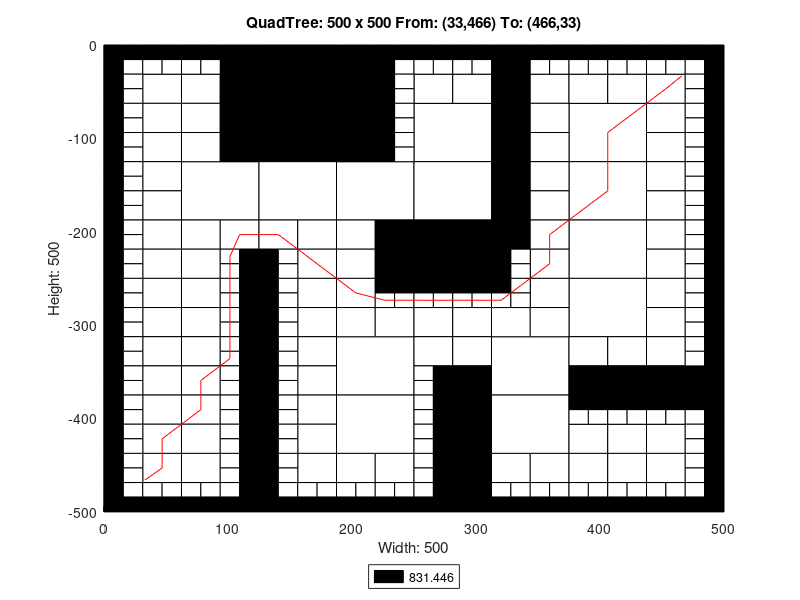

MATLAB code to generate this figure:
axis([0 500 -500 0]);
title('QuadTree: 500 x 500 From: (33,466) To: (466,33)');
xlabel('Width: 500');
ylabel('Height: 500');
rectangle('Position',[125 -62.5 62.5 62.5], 'FaceColor',[0 0 0]);
rectangle('Position',[125 -125 62.5 62.5], 'FaceColor',[0 0 0]);
rectangle('Position',[62.5 -187.5 62.5 62.5], 'FaceColor',[1 1 1]);
rectangle('Position',[125 -187.5 62.5 62.5], 'FaceColor',[1 1 1]);
rectangle('Position',[187.5 -187.5 62.5 62.5], 'FaceColor',[1 1 1]);
rectangle('Position',[250 -125 62.5 62.5], 'FaceColor',[1 1 1]);
rectangle('Position',[375 -125 62.5 62.5], 'FaceColor',[1 1 1]);
rectangle('Position',[250 -187.5 62.5 62.5], 'FaceColor',[1 1 1]);
rectangle('Position',[250 -250 62.5 62.5], 'FaceColor',[0 0 0]);
rectangle('Position',[375 -187.5 62.5 62.5], 'FaceColor',[1 1 1]);
rectangle('Position',[375 -250 62.5 62.5], 'FaceColor',[1 1 1]);
rectangle('Position',[187.5 -375 62.5 62.5], 'FaceColor',[1 1 1]);
rectangle('Position',[187.5 -437.5 62.5 62.5], 'FaceColor',[1 1 1]);
rectangle('Position',[312.5 -375 62.5 62.5], 'FaceColor',[1 1 1]);
rectangle('Position',[375 -312.5 62.5 62.5], 'FaceColor',[1 1 1]);
rectangle('Position',[312.5 -437.5 62.5 62.5], 'FaceColor',[1 1 1]);
rectangle('Position',[31.25 -62.5 31.25 31.25], 'FaceColor',[1 1 1]);
rectangle('Position',[93.75 -31.25 31.25 31.25], 'FaceColor',[0 0 0]);
rectangle('Position',[62.5 -62.5 31.25 31.25], 'FaceColor',[1 1 1]);
rectangle('Position',[93.75 -62.5 31.25 31.25], 'FaceColor',[0 0 0]);
rectangle('Position',[31.25 -93.75 31.25 31.25], 'FaceColor',[1 1 1]);
rectangle('Position',[31.25 -125 31.25 31.25], 'FaceColor',[1 1 1]);
rectangle('Position',[62.5 -93.75 31.25 31.25], 'FaceColor',[1 1 1]);
rectangle('Position',[93.75 -93.75 31.25 31.25], 'FaceColor',[0 0 0]);
rectangle('Position',[62.5 -125 31.25 31.25], 'FaceColor',[1 1 1]);
rectangle('Position',[93.75 -125 31.25 31.25], 'FaceColor',[0 0 0]);
rectangle('Position',[187.5 -31.25 31.25 31.25], 'FaceColor',[0 0 0]);
rectangle('Position',[187.5 -62.5 31.25 31.25], 'FaceColor',[0 0 0]);
rectangle('Position',[187.5 -93.75 31.25 31.25], 'FaceColor',[0 0 0]);
rectangle('Position',[187.5 -125 31.25 31.25], 'FaceColor',[0 0 0]);
rectangle('Position',[31.25 -156.25 31.25 31.25], 'FaceColor',[1 1 1]);
rectangle('Position',[31.25 -187.5 31.25 31.25], 'FaceColor',[1 1 1]);
rectangle('Position',[31.25 -218.75 31.25 31.25], 'FaceColor',[1 1 1]);
rectangle('Position',[31.25 -250 31.25 31.25], 'FaceColor',[1 1 1]);
rectangle('Position',[62.5 -218.75 31.25 31.25], 'FaceColor',[1 1 1]);
rectangle('Position',[93.75 -218.75 31.25 31.25], 'FaceColor',[1 1 1]);
rectangle('Position',[62.5 -250 31.25 31.25], 'FaceColor',[1 1 1]);
rectangle('Position',[125 -218.75 31.25 31.25], 'FaceColor',[1 1 1]);
rectangle('Position',[156.25 -218.75 31.25 31.25], 'FaceColor',[1 1 1]);
rectangle('Position',[156.25 -250 31.25 31.25], 'FaceColor',[1 1 1]);
rectangle('Position',[187.5 -218.75 31.25 31.25], 'FaceColor',[1 1 1]);
rectangle('Position',[218.75 -218.75 31.25 31.25], 'FaceColor',[0 0 0]);
rectangle('Position',[187.5 -250 31.25 31.25], 'FaceColor',[1 1 1]);
rectangle('Position',[218.75 -250 31.25 31.25], 'FaceColor',[0 0 0]);
rectangle('Position',[250 -62.5 31.25 31.25], 'FaceColor',[1 1 1]);
rectangle('Position',[281.25 -62.5 31.25 31.25], 'FaceColor',[1 1 1]);
rectangle('Position',[312.5 -31.25 31.25 31.25], 'FaceColor',[0 0 0]);
rectangle('Position',[312.5 -62.5 31.25 31.25], 'FaceColor',[0 0 0]);
rectangle('Position',[343.75 -62.5 31.25 31.25], 'FaceColor',[1 1 1]);
rectangle('Position',[312.5 -93.75 31.25 31.25], 'FaceColor',[0 0 0]);
rectangle('Position',[343.75 -93.75 31.25 31.25], 'FaceColor',[1 1 1]);
rectangle('Position',[312.5 -125 31.25 31.25], 'FaceColor',[0 0 0]);
rectangle('Position',[343.75 -125 31.25 31.25], 'FaceColor',[1 1 1]);
rectangle('Position',[375 -62.5 31.25 31.25], 'FaceColor',[1 1 1]);
rectangle('Position',[406.25 -62.5 31.25 31.25], 'FaceColor',[1 1 1]);
rectangle('Position',[437.5 -62.5 31.25 31.25], 'FaceColor',[1 1 1]);
rectangle('Position',[437.5 -93.75 31.25 31.25], 'FaceColor',[1 1 1]);
rectangle('Position',[437.5 -125 31.25 31.25], 'FaceColor',[1 1 1]);
rectangle('Position',[312.5 -156.25 31.25 31.25], 'FaceColor',[0 0 0]);
rectangle('Position',[343.75 -156.25 31.25 31.25], 'FaceColor',[1 1 1]);
rectangle('Position',[312.5 -187.5 31.25 31.25], 'FaceColor',[0 0 0]);
rectangle('Position',[343.75 -187.5 31.25 31.25], 'FaceColor',[1 1 1]);
rectangle('Position',[312.5 -218.75 31.25 31.25], 'FaceColor',[0 0 0]);
rectangle('Position',[343.75 -218.75 31.25 31.25], 'FaceColor',[1 1 1]);
rectangle('Position',[343.75 -250 31.25 31.25], 'FaceColor',[1 1 1]);
rectangle('Position',[437.5 -156.25 31.25 31.25], 'FaceColor',[1 1 1]);
rectangle('Position',[437.5 -187.5 31.25 31.25], 'FaceColor',[1 1 1]);
rectangle('Position',[437.5 -218.75 31.25 31.25], 'FaceColor',[1 1 1]);
rectangle('Position',[437.5 -250 31.25 31.25], 'FaceColor',[1 1 1]);
rectangle('Position',[31.25 -281.25 31.25 31.25], 'FaceColor',[1 1 1]);
rectangle('Position',[31.25 -312.5 31.25 31.25], 'FaceColor',[1 1 1]);
rectangle('Position',[62.5 -281.25 31.25 31.25], 'FaceColor',[1 1 1]);
rectangle('Position',[62.5 -312.5 31.25 31.25], 'FaceColor',[1 1 1]);
rectangle('Position',[31.25 -343.75 31.25 31.25], 'FaceColor',[1 1 1]);
rectangle('Position',[31.25 -375 31.25 31.25], 'FaceColor',[1 1 1]);
rectangle('Position',[62.5 -343.75 31.25 31.25], 'FaceColor',[1 1 1]);
rectangle('Position',[62.5 -375 31.25 31.25], 'FaceColor',[1 1 1]);
rectangle('Position',[156.25 -281.25 31.25 31.25], 'FaceColor',[1 1 1]);
rectangle('Position',[156.25 -312.5 31.25 31.25], 'FaceColor',[1 1 1]);
rectangle('Position',[187.5 -281.25 31.25 31.25], 'FaceColor',[1 1 1]);
rectangle('Position',[187.5 -312.5 31.25 31.25], 'FaceColor',[1 1 1]);
rectangle('Position',[218.75 -312.5 31.25 31.25], 'FaceColor',[1 1 1]);
rectangle('Position',[156.25 -343.75 31.25 31.25], 'FaceColor',[1 1 1]);
rectangle('Position',[156.25 -375 31.25 31.25], 'FaceColor',[1 1 1]);
rectangle('Position',[31.25 -406.25 31.25 31.25], 'FaceColor',[1 1 1]);
rectangle('Position',[31.25 -437.5 31.25 31.25], 'FaceColor',[1 1 1]);
rectangle('Position',[62.5 -406.25 31.25 31.25], 'FaceColor',[1 1 1]);
rectangle('Position',[62.5 -437.5 31.25 31.25], 'FaceColor',[1 1 1]);
rectangle('Position',[31.25 -468.75 31.25 31.25], 'FaceColor',[1 1 1]);
rectangle('Position',[62.5 -468.75 31.25 31.25], 'FaceColor',[1 1 1]);
rectangle('Position',[156.25 -406.25 31.25 31.25], 'FaceColor',[1 1 1]);
rectangle('Position',[156.25 -437.5 31.25 31.25], 'FaceColor',[1 1 1]);
rectangle('Position',[156.25 -468.75 31.25 31.25], 'FaceColor',[1 1 1]);
rectangle('Position',[187.5 -468.75 31.25 31.25], 'FaceColor',[1 1 1]);
rectangle('Position',[218.75 -468.75 31.25 31.25], 'FaceColor',[1 1 1]);
rectangle('Position',[250 -312.5 31.25 31.25], 'FaceColor',[1 1 1]);
rectangle('Position',[281.25 -312.5 31.25 31.25], 'FaceColor',[1 1 1]);
rectangle('Position',[343.75 -281.25 31.25 31.25], 'FaceColor',[1 1 1]);
rectangle('Position',[312.5 -312.5 31.25 31.25], 'FaceColor',[1 1 1]);
rectangle('Position',[343.75 -312.5 31.25 31.25], 'FaceColor',[1 1 1]);
rectangle('Position',[250 -343.75 31.25 31.25], 'FaceColor',[1 1 1]);
rectangle('Position',[281.25 -343.75 31.25 31.25], 'FaceColor',[1 1 1]);
rectangle('Position',[281.25 -375 31.25 31.25], 'FaceColor',[0 0 0]);
rectangle('Position',[437.5 -281.25 31.25 31.25], 'FaceColor',[1 1 1]);
rectangle('Position',[437.5 -312.5 31.25 31.25], 'FaceColor',[1 1 1]);
rectangle('Position',[375 -343.75 31.25 31.25], 'FaceColor',[1 1 1]);
rectangle('Position',[406.25 -343.75 31.25 31.25], 'FaceColor',[1 1 1]);
rectangle('Position',[375 -375 31.25 31.25], 'FaceColor',[0 0 0]);
rectangle('Position',[406.25 -375 31.25 31.25], 'FaceColor',[0 0 0]);
rectangle('Position',[437.5 -343.75 31.25 31.25], 'FaceColor',[1 1 1]);
rectangle('Position',[437.5 -375 31.25 31.25], 'FaceColor',[0 0 0]);
rectangle('Position',[468.75 -375 31.25 31.25], 'FaceColor',[0 0 0]);
rectangle('Position',[281.25 -406.25 31.25 31.25], 'FaceColor',[0 0 0]);
rectangle('Position',[281.25 -437.5 31.25 31.25], 'FaceColor',[0 0 0]);
rectangle('Position',[281.25 -468.75 31.25 31.25], 'FaceColor',[0 0 0]);
rectangle('Position',[281.25 -500 31.25 31.25], 'FaceColor',[0 0 0]);
rectangle('Position',[312.5 -468.75 31.25 31.25], 'FaceColor',[1 1 1]);
rectangle('Position',[343.75 -468.75 31.25 31.25], 'FaceColor',[1 1 1]);
rectangle('Position',[375 -437.5 31.25 31.25], 'FaceColor',[1 1 1]);
rectangle('Position',[406.25 -437.5 31.25 31.25], 'FaceColor',[1 1 1]);
rectangle('Position',[437.5 -437.5 31.25 31.25], 'FaceColor',[1 1 1]);
rectangle('Position',[375 -468.75 31.25 31.25], 'FaceColor',[1 1 1]);
rectangle('Position',[406.25 -468.75 31.25 31.25], 'FaceColor',[1 1 1]);
rectangle('Position',[437.5 -468.75 31.25 31.25], 'FaceColor',[1 1 1]);
rectangle('Position',[0 -15.625 15.625 15.625], 'FaceColor',[0 0 0]);
rectangle('Position',[15.625 -15.625 15.625 15.625], 'FaceColor',[0 0 0]);
rectangle('Position',[0 -31.25 15.625 15.625], 'FaceColor',[0 0 0]);
rectangle('Position',[15.625 -31.25 15.625 15.625], 'FaceColor',[1 1 1]);
rectangle('Position',[31.25 -15.625 15.625 15.625], 'FaceColor',[0 0 0]);
rectangle('Position',[46.875 -15.625 15.625 15.625], 'FaceColor',[0 0 0]);
rectangle('Position',[31.25 -31.25 15.625 15.625], 'FaceColor',[1 1 1]);
rectangle('Position',[46.875 -31.25 15.625 15.625], 'FaceColor',[1 1 1]);
rectangle('Position',[0 -46.875 15.625 15.625], 'FaceColor',[0 0 0]);
rectangle('Position',[15.625 -46.875 15.625 15.625], 'FaceColor',[1 1 1]);
rectangle('Position',[0 -62.5 15.625 15.625], 'FaceColor',[0 0 0]);
rectangle('Position',[15.625 -62.5 15.625 15.625], 'FaceColor',[1 1 1]);
rectangle('Position',[62.5 -15.625 15.625 15.625], 'FaceColor',[0 0 0]);
rectangle('Position',[78.125 -15.625 15.625 15.625], 'FaceColor',[0 0 0]);
rectangle('Position',[62.5 -31.25 15.625 15.625], 'FaceColor',[1 1 1]);
rectangle('Position',[78.125 -31.25 15.625 15.625], 'FaceColor',[1 1 1]);
rectangle('Position',[0 -78.125 15.625 15.625], 'FaceColor',[0 0 0]);
rectangle('Position',[15.625 -78.125 15.625 15.625], 'FaceColor',[1 1 1]);
rectangle('Position',[0 -93.75 15.625 15.625], 'FaceColor',[0 0 0]);
rectangle('Position',[15.625 -93.75 15.625 15.625], 'FaceColor',[1 1 1]);
rectangle('Position',[0 -109.375 15.625 15.625], 'FaceColor',[0 0 0]);
rectangle('Position',[15.625 -109.375 15.625 15.625], 'FaceColor',[1 1 1]);
rectangle('Position',[0 -125 15.625 15.625], 'FaceColor',[0 0 0]);
rectangle('Position',[15.625 -125 15.625 15.625], 'FaceColor',[1 1 1]);
rectangle('Position',[218.75 -15.625 15.625 15.625], 'FaceColor',[0 0 0]);
rectangle('Position',[234.375 -15.625 15.625 15.625], 'FaceColor',[0 0 0]);
rectangle('Position',[218.75 -31.25 15.625 15.625], 'FaceColor',[0 0 0]);
rectangle('Position',[234.375 -31.25 15.625 15.625], 'FaceColor',[1 1 1]);
rectangle('Position',[218.75 -46.875 15.625 15.625], 'FaceColor',[0 0 0]);
rectangle('Position',[234.375 -46.875 15.625 15.625], 'FaceColor',[1 1 1]);
rectangle('Position',[218.75 -62.5 15.625 15.625], 'FaceColor',[0 0 0]);
rectangle('Position',[234.375 -62.5 15.625 15.625], 'FaceColor',[1 1 1]);
rectangle('Position',[218.75 -78.125 15.625 15.625], 'FaceColor',[0 0 0]);
rectangle('Position',[234.375 -78.125 15.625 15.625], 'FaceColor',[1 1 1]);
rectangle('Position',[218.75 -93.75 15.625 15.625], 'FaceColor',[0 0 0]);
rectangle('Position',[234.375 -93.75 15.625 15.625], 'FaceColor',[1 1 1]);
rectangle('Position',[218.75 -109.375 15.625 15.625], 'FaceColor',[0 0 0]);
rectangle('Position',[234.375 -109.375 15.625 15.625], 'FaceColor',[1 1 1]);
rectangle('Position',[218.75 -125 15.625 15.625], 'FaceColor',[0 0 0]);
rectangle('Position',[234.375 -125 15.625 15.625], 'FaceColor',[1 1 1]);
rectangle('Position',[0 -140.625 15.625 15.625], 'FaceColor',[0 0 0]);
rectangle('Position',[15.625 -140.625 15.625 15.625], 'FaceColor',[1 1 1]);
rectangle('Position',[0 -156.25 15.625 15.625], 'FaceColor',[0 0 0]);
rectangle('Position',[15.625 -156.25 15.625 15.625], 'FaceColor',[1 1 1]);
rectangle('Position',[0 -171.875 15.625 15.625], 'FaceColor',[0 0 0]);
rectangle('Position',[15.625 -171.875 15.625 15.625], 'FaceColor',[1 1 1]);
rectangle('Position',[0 -187.5 15.625 15.625], 'FaceColor',[0 0 0]);
rectangle('Position',[15.625 -187.5 15.625 15.625], 'FaceColor',[1 1 1]);
rectangle('Position',[0 -203.125 15.625 15.625], 'FaceColor',[0 0 0]);
rectangle('Position',[15.625 -203.125 15.625 15.625], 'FaceColor',[1 1 1]);
rectangle('Position',[0 -218.75 15.625 15.625], 'FaceColor',[0 0 0]);
rectangle('Position',[15.625 -218.75 15.625 15.625], 'FaceColor',[1 1 1]);
rectangle('Position',[0 -234.375 15.625 15.625], 'FaceColor',[0 0 0]);
rectangle('Position',[15.625 -234.375 15.625 15.625], 'FaceColor',[1 1 1]);
rectangle('Position',[0 -250 15.625 15.625], 'FaceColor',[0 0 0]);
rectangle('Position',[15.625 -250 15.625 15.625], 'FaceColor',[1 1 1]);
rectangle('Position',[93.75 -234.375 15.625 15.625], 'FaceColor',[1 1 1]);
rectangle('Position',[109.375 -234.375 15.625 15.625], 'FaceColor',[0 0 0]);
rectangle('Position',[93.75 -250 15.625 15.625], 'FaceColor',[1 1 1]);
rectangle('Position',[109.375 -250 15.625 15.625], 'FaceColor',[0 0 0]);
rectangle('Position',[125 -234.375 15.625 15.625], 'FaceColor',[0 0 0]);
rectangle('Position',[140.625 -234.375 15.625 15.625], 'FaceColor',[1 1 1]);
rectangle('Position',[125 -250 15.625 15.625], 'FaceColor',[0 0 0]);
rectangle('Position',[140.625 -250 15.625 15.625], 'FaceColor',[1 1 1]);
rectangle('Position',[250 -15.625 15.625 15.625], 'FaceColor',[0 0 0]);
rectangle('Position',[265.625 -15.625 15.625 15.625], 'FaceColor',[0 0 0]);
rectangle('Position',[250 -31.25 15.625 15.625], 'FaceColor',[1 1 1]);
rectangle('Position',[265.625 -31.25 15.625 15.625], 'FaceColor',[1 1 1]);
rectangle('Position',[281.25 -15.625 15.625 15.625], 'FaceColor',[0 0 0]);
rectangle('Position',[296.875 -15.625 15.625 15.625], 'FaceColor',[0 0 0]);
rectangle('Position',[281.25 -31.25 15.625 15.625], 'FaceColor',[1 1 1]);
rectangle('Position',[296.875 -31.25 15.625 15.625], 'FaceColor',[1 1 1]);
rectangle('Position',[343.75 -15.625 15.625 15.625], 'FaceColor',[0 0 0]);
rectangle('Position',[359.375 -15.625 15.625 15.625], 'FaceColor',[0 0 0]);
rectangle('Position',[343.75 -31.25 15.625 15.625], 'FaceColor',[1 1 1]);
rectangle('Position',[359.375 -31.25 15.625 15.625], 'FaceColor',[1 1 1]);
rectangle('Position',[375 -15.625 15.625 15.625], 'FaceColor',[0 0 0]);
rectangle('Position',[390.625 -15.625 15.625 15.625], 'FaceColor',[0 0 0]);
rectangle('Position',[375 -31.25 15.625 15.625], 'FaceColor',[1 1 1]);
rectangle('Position',[390.625 -31.25 15.625 15.625], 'FaceColor',[1 1 1]);
rectangle('Position',[406.25 -15.625 15.625 15.625], 'FaceColor',[0 0 0]);
rectangle('Position',[421.875 -15.625 15.625 15.625], 'FaceColor',[0 0 0]);
rectangle('Position',[406.25 -31.25 15.625 15.625], 'FaceColor',[1 1 1]);
rectangle('Position',[421.875 -31.25 15.625 15.625], 'FaceColor',[1 1 1]);
rectangle('Position',[437.5 -15.625 15.625 15.625], 'FaceColor',[0 0 0]);
rectangle('Position',[453.125 -15.625 15.625 15.625], 'FaceColor',[0 0 0]);
rectangle('Position',[437.5 -31.25 15.625 15.625], 'FaceColor',[1 1 1]);
rectangle('Position',[453.125 -31.25 15.625 15.625], 'FaceColor',[1 1 1]);
rectangle('Position',[468.75 -15.625 15.625 15.625], 'FaceColor',[0 0 0]);
rectangle('Position',[484.375 -15.625 15.625 15.625], 'FaceColor',[0 0 0]);
rectangle('Position',[468.75 -31.25 15.625 15.625], 'FaceColor',[1 1 1]);
rectangle('Position',[484.375 -31.25 15.625 15.625], 'FaceColor',[0 0 0]);
rectangle('Position',[468.75 -46.875 15.625 15.625], 'FaceColor',[1 1 1]);
rectangle('Position',[484.375 -46.875 15.625 15.625], 'FaceColor',[0 0 0]);
rectangle('Position',[468.75 -62.5 15.625 15.625], 'FaceColor',[1 1 1]);
rectangle('Position',[484.375 -62.5 15.625 15.625], 'FaceColor',[0 0 0]);
rectangle('Position',[468.75 -78.125 15.625 15.625], 'FaceColor',[1 1 1]);
rectangle('Position',[484.375 -78.125 15.625 15.625], 'FaceColor',[0 0 0]);
rectangle('Position',[468.75 -93.75 15.625 15.625], 'FaceColor',[1 1 1]);
rectangle('Position',[484.375 -93.75 15.625 15.625], 'FaceColor',[0 0 0]);
rectangle('Position',[468.75 -109.375 15.625 15.625], 'FaceColor',[1 1 1]);
rectangle('Position',[484.375 -109.375 15.625 15.625], 'FaceColor',[0 0 0]);
rectangle('Position',[468.75 -125 15.625 15.625], 'FaceColor',[1 1 1]);
rectangle('Position',[484.375 -125 15.625 15.625], 'FaceColor',[0 0 0]);
rectangle('Position',[312.5 -234.375 15.625 15.625], 'FaceColor',[0 0 0]);
rectangle('Position',[328.125 -234.375 15.625 15.625], 'FaceColor',[1 1 1]);
rectangle('Position',[312.5 -250 15.625 15.625], 'FaceColor',[0 0 0]);
rectangle('Position',[328.125 -250 15.625 15.625], 'FaceColor',[1 1 1]);
rectangle('Position',[468.75 -140.625 15.625 15.625], 'FaceColor',[1 1 1]);
rectangle('Position',[484.375 -140.625 15.625 15.625], 'FaceColor',[0 0 0]);
rectangle('Position',[468.75 -156.25 15.625 15.625], 'FaceColor',[1 1 1]);
rectangle('Position',[484.375 -156.25 15.625 15.625], 'FaceColor',[0 0 0]);
rectangle('Position',[468.75 -171.875 15.625 15.625], 'FaceColor',[1 1 1]);
rectangle('Position',[484.375 -171.875 15.625 15.625], 'FaceColor',[0 0 0]);
rectangle('Position',[468.75 -187.5 15.625 15.625], 'FaceColor',[1 1 1]);
rectangle('Position',[484.375 -187.5 15.625 15.625], 'FaceColor',[0 0 0]);
rectangle('Position',[468.75 -203.125 15.625 15.625], 'FaceColor',[1 1 1]);
rectangle('Position',[484.375 -203.125 15.625 15.625], 'FaceColor',[0 0 0]);
rectangle('Position',[468.75 -218.75 15.625 15.625], 'FaceColor',[1 1 1]);
rectangle('Position',[484.375 -218.75 15.625 15.625], 'FaceColor',[0 0 0]);
rectangle('Position',[468.75 -234.375 15.625 15.625], 'FaceColor',[1 1 1]);
rectangle('Position',[484.375 -234.375 15.625 15.625], 'FaceColor',[0 0 0]);
rectangle('Position',[468.75 -250 15.625 15.625], 'FaceColor',[1 1 1]);
rectangle('Position',[484.375 -250 15.625 15.625], 'FaceColor',[0 0 0]);
rectangle('Position',[0 -265.625 15.625 15.625], 'FaceColor',[0 0 0]);
rectangle('Position',[15.625 -265.625 15.625 15.625], 'FaceColor',[1 1 1]);
rectangle('Position',[0 -281.25 15.625 15.625], 'FaceColor',[0 0 0]);
rectangle('Position',[15.625 -281.25 15.625 15.625], 'FaceColor',[1 1 1]);
rectangle('Position',[0 -296.875 15.625 15.625], 'FaceColor',[0 0 0]);
rectangle('Position',[15.625 -296.875 15.625 15.625], 'FaceColor',[1 1 1]);
rectangle('Position',[0 -312.5 15.625 15.625], 'FaceColor',[0 0 0]);
rectangle('Position',[15.625 -312.5 15.625 15.625], 'FaceColor',[1 1 1]);
rectangle('Position',[93.75 -265.625 15.625 15.625], 'FaceColor',[1 1 1]);
rectangle('Position',[109.375 -265.625 15.625 15.625], 'FaceColor',[0 0 0]);
rectangle('Position',[93.75 -281.25 15.625 15.625], 'FaceColor',[1 1 1]);
rectangle('Position',[109.375 -281.25 15.625 15.625], 'FaceColor',[0 0 0]);
rectangle('Position',[93.75 -296.875 15.625 15.625], 'FaceColor',[1 1 1]);
rectangle('Position',[109.375 -296.875 15.625 15.625], 'FaceColor',[0 0 0]);
rectangle('Position',[93.75 -312.5 15.625 15.625], 'FaceColor',[1 1 1]);
rectangle('Position',[109.375 -312.5 15.625 15.625], 'FaceColor',[0 0 0]);
rectangle('Position',[0 -328.125 15.625 15.625], 'FaceColor',[0 0 0]);
rectangle('Position',[15.625 -328.125 15.625 15.625], 'FaceColor',[1 1 1]);
rectangle('Position',[0 -343.75 15.625 15.625], 'FaceColor',[0 0 0]);
rectangle('Position',[15.625 -343.75 15.625 15.625], 'FaceColor',[1 1 1]);
rectangle('Position',[0 -359.375 15.625 15.625], 'FaceColor',[0 0 0]);
rectangle('Position',[15.625 -359.375 15.625 15.625], 'FaceColor',[1 1 1]);
rectangle('Position',[0 -375 15.625 15.625], 'FaceColor',[0 0 0]);
rectangle('Position',[15.625 -375 15.625 15.625], 'FaceColor',[1 1 1]);
rectangle('Position',[93.75 -328.125 15.625 15.625], 'FaceColor',[1 1 1]);
rectangle('Position',[109.375 -328.125 15.625 15.625], 'FaceColor',[0 0 0]);
rectangle('Position',[93.75 -343.75 15.625 15.625], 'FaceColor',[1 1 1]);
rectangle('Position',[109.375 -343.75 15.625 15.625], 'FaceColor',[0 0 0]);
rectangle('Position',[93.75 -359.375 15.625 15.625], 'FaceColor',[1 1 1]);
rectangle('Position',[109.375 -359.375 15.625 15.625], 'FaceColor',[0 0 0]);
rectangle('Position',[93.75 -375 15.625 15.625], 'FaceColor',[1 1 1]);
rectangle('Position',[109.375 -375 15.625 15.625], 'FaceColor',[0 0 0]);
rectangle('Position',[125 -265.625 15.625 15.625], 'FaceColor',[0 0 0]);
rectangle('Position',[140.625 -265.625 15.625 15.625], 'FaceColor',[1 1 1]);
rectangle('Position',[125 -281.25 15.625 15.625], 'FaceColor',[0 0 0]);
rectangle('Position',[140.625 -281.25 15.625 15.625], 'FaceColor',[1 1 1]);
rectangle('Position',[125 -296.875 15.625 15.625], 'FaceColor',[0 0 0]);
rectangle('Position',[140.625 -296.875 15.625 15.625], 'FaceColor',[1 1 1]);
rectangle('Position',[125 -312.5 15.625 15.625], 'FaceColor',[0 0 0]);
rectangle('Position',[140.625 -312.5 15.625 15.625], 'FaceColor',[1 1 1]);
rectangle('Position',[218.75 -265.625 15.625 15.625], 'FaceColor',[0 0 0]);
rectangle('Position',[234.375 -265.625 15.625 15.625], 'FaceColor',[0 0 0]);
rectangle('Position',[218.75 -281.25 15.625 15.625], 'FaceColor',[1 1 1]);
rectangle('Position',[234.375 -281.25 15.625 15.625], 'FaceColor',[1 1 1]);
rectangle('Position',[125 -328.125 15.625 15.625], 'FaceColor',[0 0 0]);
rectangle('Position',[140.625 -328.125 15.625 15.625], 'FaceColor',[1 1 1]);
rectangle('Position',[125 -343.75 15.625 15.625], 'FaceColor',[0 0 0]);
rectangle('Position',[140.625 -343.75 15.625 15.625], 'FaceColor',[1 1 1]);
rectangle('Position',[125 -359.375 15.625 15.625], 'FaceColor',[0 0 0]);
rectangle('Position',[140.625 -359.375 15.625 15.625], 'FaceColor',[1 1 1]);
rectangle('Position',[125 -375 15.625 15.625], 'FaceColor',[0 0 0]);
rectangle('Position',[140.625 -375 15.625 15.625], 'FaceColor',[1 1 1]);
rectangle('Position',[0 -390.625 15.625 15.625], 'FaceColor',[0 0 0]);
rectangle('Position',[15.625 -390.625 15.625 15.625], 'FaceColor',[1 1 1]);
rectangle('Position',[0 -406.25 15.625 15.625], 'FaceColor',[0 0 0]);
rectangle('Position',[15.625 -406.25 15.625 15.625], 'FaceColor',[1 1 1]);
rectangle('Position',[0 -421.875 15.625 15.625], 'FaceColor',[0 0 0]);
rectangle('Position',[15.625 -421.875 15.625 15.625], 'FaceColor',[1 1 1]);
rectangle('Position',[0 -437.5 15.625 15.625], 'FaceColor',[0 0 0]);
rectangle('Position',[15.625 -437.5 15.625 15.625], 'FaceColor',[1 1 1]);
rectangle('Position',[93.75 -390.625 15.625 15.625], 'FaceColor',[1 1 1]);
rectangle('Position',[109.375 -390.625 15.625 15.625], 'FaceColor',[0 0 0]);
rectangle('Position',[93.75 -406.25 15.625 15.625], 'FaceColor',[1 1 1]);
rectangle('Position',[109.375 -406.25 15.625 15.625], 'FaceColor',[0 0 0]);
rectangle('Position',[93.75 -421.875 15.625 15.625], 'FaceColor',[1 1 1]);
rectangle('Position',[109.375 -421.875 15.625 15.625], 'FaceColor',[0 0 0]);
rectangle('Position',[93.75 -437.5 15.625 15.625], 'FaceColor',[1 1 1]);
rectangle('Position',[109.375 -437.5 15.625 15.625], 'FaceColor',[0 0 0]);
rectangle('Position',[0 -453.125 15.625 15.625], 'FaceColor',[0 0 0]);
rectangle('Position',[15.625 -453.125 15.625 15.625], 'FaceColor',[1 1 1]);
rectangle('Position',[0 -468.75 15.625 15.625], 'FaceColor',[0 0 0]);
rectangle('Position',[15.625 -468.75 15.625 15.625], 'FaceColor',[1 1 1]);
rectangle('Position',[0 -484.375 15.625 15.625], 'FaceColor',[0 0 0]);
rectangle('Position',[15.625 -484.375 15.625 15.625], 'FaceColor',[1 1 1]);
rectangle('Position',[0 -500 15.625 15.625], 'FaceColor',[0 0 0]);
rectangle('Position',[15.625 -500 15.625 15.625], 'FaceColor',[0 0 0]);
rectangle('Position',[31.25 -484.375 15.625 15.625], 'FaceColor',[1 1 1]);
rectangle('Position',[46.875 -484.375 15.625 15.625], 'FaceColor',[1 1 1]);
rectangle('Position',[31.25 -500 15.625 15.625], 'FaceColor',[0 0 0]);
rectangle('Position',[46.875 -500 15.625 15.625], 'FaceColor',[0 0 0]);
rectangle('Position',[93.75 -453.125 15.625 15.625], 'FaceColor',[1 1 1]);
rectangle('Position',[109.375 -453.125 15.625 15.625], 'FaceColor',[0 0 0]);
rectangle('Position',[93.75 -468.75 15.625 15.625], 'FaceColor',[1 1 1]);
rectangle('Position',[109.375 -468.75 15.625 15.625], 'FaceColor',[0 0 0]);
rectangle('Position',[62.5 -484.375 15.625 15.625], 'FaceColor',[1 1 1]);
rectangle('Position',[78.125 -484.375 15.625 15.625], 'FaceColor',[1 1 1]);
rectangle('Position',[62.5 -500 15.625 15.625], 'FaceColor',[0 0 0]);
rectangle('Position',[78.125 -500 15.625 15.625], 'FaceColor',[0 0 0]);
rectangle('Position',[93.75 -484.375 15.625 15.625], 'FaceColor',[1 1 1]);
rectangle('Position',[109.375 -484.375 15.625 15.625], 'FaceColor',[0 0 0]);
rectangle('Position',[93.75 -500 15.625 15.625], 'FaceColor',[0 0 0]);
rectangle('Position',[109.375 -500 15.625 15.625], 'FaceColor',[0 0 0]);
rectangle('Position',[125 -390.625 15.625 15.625], 'FaceColor',[0 0 0]);
rectangle('Position',[140.625 -390.625 15.625 15.625], 'FaceColor',[1 1 1]);
rectangle('Position',[125 -406.25 15.625 15.625], 'FaceColor',[0 0 0]);
rectangle('Position',[140.625 -406.25 15.625 15.625], 'FaceColor',[1 1 1]);
rectangle('Position',[125 -421.875 15.625 15.625], 'FaceColor',[0 0 0]);
rectangle('Position',[140.625 -421.875 15.625 15.625], 'FaceColor',[1 1 1]);
rectangle('Position',[125 -437.5 15.625 15.625], 'FaceColor',[0 0 0]);
rectangle('Position',[140.625 -437.5 15.625 15.625], 'FaceColor',[1 1 1]);
rectangle('Position',[125 -453.125 15.625 15.625], 'FaceColor',[0 0 0]);
rectangle('Position',[140.625 -453.125 15.625 15.625], 'FaceColor',[1 1 1]);
rectangle('Position',[125 -468.75 15.625 15.625], 'FaceColor',[0 0 0]);
rectangle('Position',[140.625 -468.75 15.625 15.625], 'FaceColor',[1 1 1]);
rectangle('Position',[125 -484.375 15.625 15.625], 'FaceColor',[0 0 0]);
rectangle('Position',[140.625 -484.375 15.625 15.625], 'FaceColor',[1 1 1]);
rectangle('Position',[125 -500 15.625 15.625], 'FaceColor',[0 0 0]);
rectangle('Position',[140.625 -500 15.625 15.625], 'FaceColor',[0 0 0]);
rectangle('Position',[156.25 -484.375 15.625 15.625], 'FaceColor',[1 1 1]);
rectangle('Position',[171.875 -484.375 15.625 15.625], 'FaceColor',[1 1 1]);
rectangle('Position',[156.25 -500 15.625 15.625], 'FaceColor',[0 0 0]);
rectangle('Position',[171.875 -500 15.625 15.625], 'FaceColor',[0 0 0]);
rectangle('Position',[187.5 -484.375 15.625 15.625], 'FaceColor',[1 1 1]);
rectangle('Position',[203.125 -484.375 15.625 15.625], 'FaceColor',[1 1 1]);
rectangle('Position',[187.5 -500 15.625 15.625], 'FaceColor',[0 0 0]);
rectangle('Position',[203.125 -500 15.625 15.625], 'FaceColor',[0 0 0]);
rectangle('Position',[218.75 -484.375 15.625 15.625], 'FaceColor',[1 1 1]);
rectangle('Position',[234.375 -484.375 15.625 15.625], 'FaceColor',[1 1 1]);
rectangle('Position',[218.75 -500 15.625 15.625], 'FaceColor',[0 0 0]);
rectangle('Position',[234.375 -500 15.625 15.625], 'FaceColor',[0 0 0]);
rectangle('Position',[250 -265.625 15.625 15.625], 'FaceColor',[0 0 0]);
rectangle('Position',[265.625 -265.625 15.625 15.625], 'FaceColor',[0 0 0]);
rectangle('Position',[250 -281.25 15.625 15.625], 'FaceColor',[1 1 1]);
rectangle('Position',[265.625 -281.25 15.625 15.625], 'FaceColor',[1 1 1]);
rectangle('Position',[281.25 -265.625 15.625 15.625], 'FaceColor',[0 0 0]);
rectangle('Position',[296.875 -265.625 15.625 15.625], 'FaceColor',[0 0 0]);
rectangle('Position',[281.25 -281.25 15.625 15.625], 'FaceColor',[1 1 1]);
rectangle('Position',[296.875 -281.25 15.625 15.625], 'FaceColor',[1 1 1]);
rectangle('Position',[312.5 -265.625 15.625 15.625], 'FaceColor',[0 0 0]);
rectangle('Position',[328.125 -265.625 15.625 15.625], 'FaceColor',[1 1 1]);
rectangle('Position',[312.5 -281.25 15.625 15.625], 'FaceColor',[1 1 1]);
rectangle('Position',[328.125 -281.25 15.625 15.625], 'FaceColor',[1 1 1]);
rectangle('Position',[250 -359.375 15.625 15.625], 'FaceColor',[1 1 1]);
rectangle('Position',[265.625 -359.375 15.625 15.625], 'FaceColor',[0 0 0]);
rectangle('Position',[250 -375 15.625 15.625], 'FaceColor',[1 1 1]);
rectangle('Position',[265.625 -375 15.625 15.625], 'FaceColor',[0 0 0]);
rectangle('Position',[468.75 -265.625 15.625 15.625], 'FaceColor',[1 1 1]);
rectangle('Position',[484.375 -265.625 15.625 15.625], 'FaceColor',[0 0 0]);
rectangle('Position',[468.75 -281.25 15.625 15.625], 'FaceColor',[1 1 1]);
rectangle('Position',[484.375 -281.25 15.625 15.625], 'FaceColor',[0 0 0]);
rectangle('Position',[468.75 -296.875 15.625 15.625], 'FaceColor',[1 1 1]);
rectangle('Position',[484.375 -296.875 15.625 15.625], 'FaceColor',[0 0 0]);
rectangle('Position',[468.75 -312.5 15.625 15.625], 'FaceColor',[1 1 1]);
rectangle('Position',[484.375 -312.5 15.625 15.625], 'FaceColor',[0 0 0]);
rectangle('Position',[468.75 -328.125 15.625 15.625], 'FaceColor',[1 1 1]);
rectangle('Position',[484.375 -328.125 15.625 15.625], 'FaceColor',[0 0 0]);
rectangle('Position',[468.75 -343.75 15.625 15.625], 'FaceColor',[1 1 1]);
rectangle('Position',[484.375 -343.75 15.625 15.625], 'FaceColor',[0 0 0]);
rectangle('Position',[250 -390.625 15.625 15.625], 'FaceColor',[1 1 1]);
rectangle('Position',[265.625 -390.625 15.625 15.625], 'FaceColor',[0 0 0]);
rectangle('Position',[250 -406.25 15.625 15.625], 'FaceColor',[1 1 1]);
rectangle('Position',[265.625 -406.25 15.625 15.625], 'FaceColor',[0 0 0]);
rectangle('Position',[250 -421.875 15.625 15.625], 'FaceColor',[1 1 1]);
rectangle('Position',[265.625 -421.875 15.625 15.625], 'FaceColor',[0 0 0]);
rectangle('Position',[250 -437.5 15.625 15.625], 'FaceColor',[1 1 1]);
rectangle('Position',[265.625 -437.5 15.625 15.625], 'FaceColor',[0 0 0]);
rectangle('Position',[250 -453.125 15.625 15.625], 'FaceColor',[1 1 1]);
rectangle('Position',[265.625 -453.125 15.625 15.625], 'FaceColor',[0 0 0]);
rectangle('Position',[250 -468.75 15.625 15.625], 'FaceColor',[1 1 1]);
rectangle('Position',[265.625 -468.75 15.625 15.625], 'FaceColor',[0 0 0]);
rectangle('Position',[250 -484.375 15.625 15.625], 'FaceColor',[1 1 1]);
rectangle('Position',[265.625 -484.375 15.625 15.625], 'FaceColor',[0 0 0]);
rectangle('Position',[250 -500 15.625 15.625], 'FaceColor',[0 0 0]);
rectangle('Position',[265.625 -500 15.625 15.625], 'FaceColor',[0 0 0]);
rectangle('Position',[312.5 -484.375 15.625 15.625], 'FaceColor',[1 1 1]);
rectangle('Position',[328.125 -484.375 15.625 15.625], 'FaceColor',[1 1 1]);
rectangle('Position',[312.5 -500 15.625 15.625], 'FaceColor',[0 0 0]);
rectangle('Position',[328.125 -500 15.625 15.625], 'FaceColor',[0 0 0]);
rectangle('Position',[343.75 -484.375 15.625 15.625], 'FaceColor',[1 1 1]);
rectangle('Position',[359.375 -484.375 15.625 15.625], 'FaceColor',[1 1 1]);
rectangle('Position',[343.75 -500 15.625 15.625], 'FaceColor',[0 0 0]);
rectangle('Position',[359.375 -500 15.625 15.625], 'FaceColor',[0 0 0]);
rectangle('Position',[375 -390.625 15.625 15.625], 'FaceColor',[0 0 0]);
rectangle('Position',[390.625 -390.625 15.625 15.625], 'FaceColor',[0 0 0]);
rectangle('Position',[375 -406.25 15.625 15.625], 'FaceColor',[1 1 1]);
rectangle('Position',[390.625 -406.25 15.625 15.625], 'FaceColor',[1 1 1]);
rectangle('Position',[406.25 -390.625 15.625 15.625], 'FaceColor',[0 0 0]);
rectangle('Position',[421.875 -390.625 15.625 15.625], 'FaceColor',[0 0 0]);
rectangle('Position',[406.25 -406.25 15.625 15.625], 'FaceColor',[1 1 1]);
rectangle('Position',[421.875 -406.25 15.625 15.625], 'FaceColor',[1 1 1]);
rectangle('Position',[437.5 -390.625 15.625 15.625], 'FaceColor',[0 0 0]);
rectangle('Position',[453.125 -390.625 15.625 15.625], 'FaceColor',[0 0 0]);
rectangle('Position',[437.5 -406.25 15.625 15.625], 'FaceColor',[1 1 1]);
rectangle('Position',[453.125 -406.25 15.625 15.625], 'FaceColor',[1 1 1]);
rectangle('Position',[468.75 -390.625 15.625 15.625], 'FaceColor',[0 0 0]);
rectangle('Position',[484.375 -390.625 15.625 15.625], 'FaceColor',[0 0 0]);
rectangle('Position',[468.75 -406.25 15.625 15.625], 'FaceColor',[1 1 1]);
rectangle('Position',[484.375 -406.25 15.625 15.625], 'FaceColor',[0 0 0]);
rectangle('Position',[468.75 -421.875 15.625 15.625], 'FaceColor',[1 1 1]);
rectangle('Position',[484.375 -421.875 15.625 15.625], 'FaceColor',[0 0 0]);
rectangle('Position',[468.75 -437.5 15.625 15.625], 'FaceColor',[1 1 1]);
rectangle('Position',[484.375 -437.5 15.625 15.625], 'FaceColor',[0 0 0]);
rectangle('Position',[375 -484.375 15.625 15.625], 'FaceColor',[1 1 1]);
rectangle('Position',[390.625 -484.375 15.625 15.625], 'FaceColor',[1 1 1]);
rectangle('Position',[375 -500 15.625 15.625], 'FaceColor',[0 0 0]);
rectangle('Position',[390.625 -500 15.625 15.625], 'FaceColor',[0 0 0]);
rectangle('Position',[406.25 -484.375 15.625 15.625], 'FaceColor',[1 1 1]);
rectangle('Position',[421.875 -484.375 15.625 15.625], 'FaceColor',[1 1 1]);
rectangle('Position',[406.25 -500 15.625 15.625], 'FaceColor',[0 0 0]);
rectangle('Position',[421.875 -500 15.625 15.625], 'FaceColor',[0 0 0]);
rectangle('Position',[468.75 -453.125 15.625 15.625], 'FaceColor',[1 1 1]);
rectangle('Position',[484.375 -453.125 15.625 15.625], 'FaceColor',[0 0 0]);
rectangle('Position',[468.75 -468.75 15.625 15.625], 'FaceColor',[1 1 1]);
rectangle('Position',[484.375 -468.75 15.625 15.625], 'FaceColor',[0 0 0]);
rectangle('Position',[437.5 -484.375 15.625 15.625], 'FaceColor',[1 1 1]);
rectangle('Position',[453.125 -484.375 15.625 15.625], 'FaceColor',[1 1 1]);
rectangle('Position',[437.5 -500 15.625 15.625], 'FaceColor',[0 0 0]);
rectangle('Position',[453.125 -500 15.625 15.625], 'FaceColor',[0 0 0]);
rectangle('Position',[468.75 -484.375 15.625 15.625], 'FaceColor',[1 1 1]);
rectangle('Position',[484.375 -484.375 15.625 15.625], 'FaceColor',[0 0 0]);
rectangle('Position',[468.75 -500 15.625 15.625], 'FaceColor',[0 0 0]);
rectangle('Position',[484.375 -500 15.625 15.625], 'FaceColor',[0 0 0]);
X=[466,453.125,406.25,406.25,359.375,359.375,335.938,320.312,304.688,289.062,273.438,257.812,242.188,226.562,203.125,171.875,140.625,109.375,101.562,101.562,101.562,101.562,101.562,101.562,101.562,101.562,78.125,78.125,46.875,46.875,33];
Y=[-33,-46.875,-93.75,-156.25,-203.125,-234.375,-257.812,-273.438,-273.438,-273.438,-273.438,-273.438,-273.438,-273.438,-265.625,-234.375,-203.125,-203.125,-226.562,-242.188,-257.812,-273.438,-289.062,-304.688,-320.312,-335.938,-359.375,-390.625,-421.875,-453.125,-466];
hold on;
plot(X,Y,'r');
legend('831.446','Location','southoutside');
